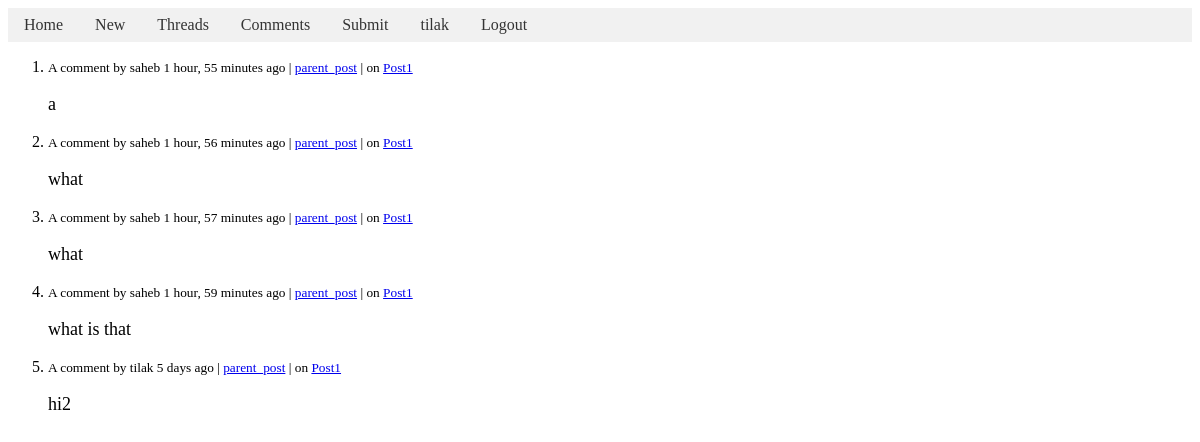
Page /comment/ (signed in) on the committed database.
### base/models.py (models this page shows, shortened)
class User(AbstractUser):
    name = models.TextField(max_length=200, null=True)
    username = models.TextField(max_length=200, null=False, unique=True)
    email = models.EmailField(null=True)
    about = models.TextField(max_length=200, null=True)
    created = models.DateTimeField(auto_now_add=True)
    fav_posts = models.ManyToManyField('Post', related_name='fav_by')
    fav_comments = models.ManyToManyField('Comment', related_name='fav_by')
    def __str__(self):
        return self.username

class Comment(models.Model):
    user = models.ForeignKey(User, on_delete=models.CASCADE)
    created = models.DateTimeField(auto_now_add=True)
    parent = models.ForeignKey('self', on_delete=models.CASCADE, blank=True, null=True)
    body = models.TextField(max_length=200)
    post = models.ForeignKey(Post, on_delete=models.CASCADE, default=1)
    up_users = models.ManyToManyField(User, related_name='upvoted_comments')
    class Meta:
        ordering = ['-created']

class Post(models.Model):
    title = models.TextField(max_length=200, null=False)
    url = models.URLField(null=False, unique=True)
    body = models.TextField(max_length=200, null=True)
    created = models.DateTimeField(auto_now_add=True)
    user = models.ForeignKey(User, on_delete=models.CASCADE)
    up_users = models.ManyToManyField(User, related_name='upvoted_posts')

### base/views.py (the view)
# urls.py: path('comment/', views.comment, name='comment'),
def comment(request):
    p = request.GET.get('p')
    if p == None:
        p = 1
    p = int(p)
    comments = Comment.objects.all()
    context = pagination(p=p, post_per_page=10, obj=comments)
    return render(request, 'base/comment.html', context)

### base/views.py (called while the page is built)
def pagination(p, post_per_page, obj):
    size = len(obj)
    total_pages = size//post_per_page+1
    start_index = (p - 1) * post_per_page
    end_index = start_index + post_per_page
    ol_start = (p-1)*post_per_page+1
    curr_obj = obj[start_index:end_index]
    return {"curr_obj" : curr_obj, "p": p, "total_pages" : total_pages, "post_per_page":post_per_page, "ol_start":ol_start}

### base/templates/base/comment.html (shortened to what this page needs)
{% extends 'main.html' %}
{% block content %}
<ol start="{{ol_start}}">
{% for comment in curr_obj %}
    <li>
        <small>A comment by {{comment.user}} {{comment.created|timesince}} ago |
            {% if comment.parent %}
            <a href="{% url 'items' %}?id={{comment.parent.id}}&reply_to=comment">parent</a> |
            {% else %}
            <a href="{% url 'items' %}?id={{comment.post.id}}&reply_to=post">parent_post</a> |
            {% endif %}
            on <a href="{% url 'items' %}?id={{comment.id}}&reply_to=post">{{comment.post.title}}</a>
        </small>
        <p style="font-size: large;">{{comment.body|truncatewords:50}}</p>
    </li>
{% endfor %}
</ol>
{% endblock content %}

### templates/navbar.html
<header>
    <div>
        <div class="navbar">
            <a href="{% url 'home' %}">Home</a>
            <a href="{% url 'new' %}">New</a>
            {% if request.user.is_authenticated %}
            <a href="{% url 'thread'%}">Threads</a>
            {% endif %}
            <a href="{% url 'comment' %}">Comments</a>
            <a href="{% url 'submit' %}">Submit</a>
            {% if request.user.is_authenticated %}
            <a href="{% url 'user' %}?id={{request.user.username}}">{{request.user.username}}</a>  <a href="{% url 'login_form' %}">Logout</a>
            {% else %}
            <a href="{% url 'login_form' %}">Login</a>
            {% endif %}
          </div>
    </div>
</header>

### templates/main.html (style rules this page uses)
.navbar { background-color: #f1f1f1; overflow: hidden; }
.navbar a { float: left; display: block; padding: 8px 16px; text-decoration: none; color: #333; }

### rows in the picture
User: user.username "tilak"
Comment: user "saheb", created "1 hour, 55 minutes", post "Post1", body "a"
Comment: user "saheb", created "1 hour, 56 minutes", post "Post1", body "what"
Comment: user "saheb", created "1 hour, 57 minutes", post "Post1", body "what"
Comment: user "saheb", created "1 hour, 59 minutes", post "Post1", body "what is that"
Comment: user "tilak", created "5 days", post "Post1", body "hi2"
